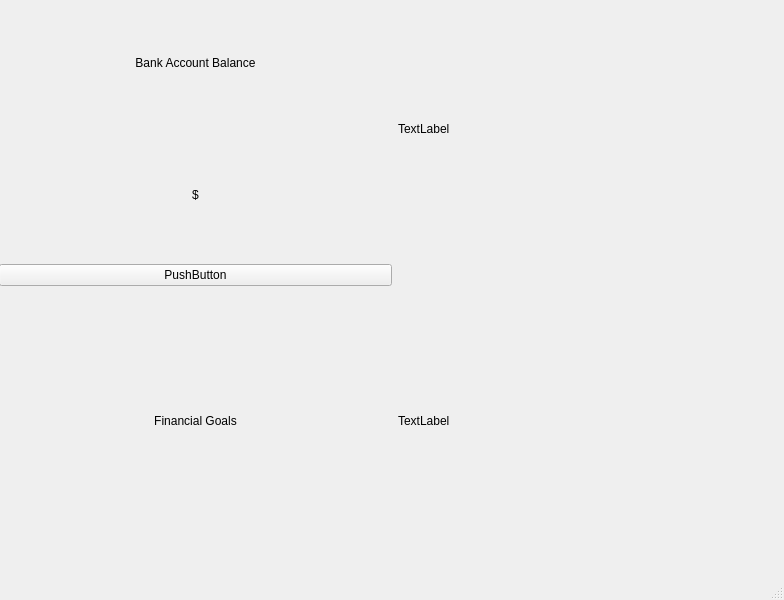
<?xml version="1.0" encoding="UTF-8"?>
<ui version="4.0">
 <class>MainWindow</class>
 <widget class="QMainWindow" name="MainWindow">
  <property name="geometry">
   <rect>
    <x>0</x>
    <y>0</y>
    <width>784</width>
    <height>600</height>
   </rect>
  </property>
  <property name="windowTitle">
   <string>MainWindow</string>
  </property>
  <widget class="QWidget" name="centralwidget">
   <widget class="QWidget" name="gridLayoutWidget">
    <property name="geometry">
     <rect>
      <x>-1</x>
      <y>-1</y>
      <width>791</width>
      <height>551</height>
     </rect>
    </property>
    <layout class="QGridLayout" name="gridLayout">
     <item row="0" column="0">
      <layout class="QVBoxLayout" name="verticalLayout_4">
       <item>
        <widget class="QLabel" name="label">
         <property name="text">
          <string>Bank Account Balance</string>
         </property>
         <property name="alignment">
          <set>Qt::AlignmentFlag::AlignCenter</set>
         </property>
        </widget>
       </item>
       <item>
        <widget class="QLabel" name="label_3">
         <property name="text">
          <string>$</string>
         </property>
         <property name="alignment">
          <set>Qt::AlignmentFlag::AlignCenter</set>
         </property>
        </widget>
       </item>
      </layout>
     </item>
     <item row="0" column="2">
      <widget class="QLabel" name="label_2">
       <property name="text">
        <string>TextLabel</string>
       </property>
      </widget>
     </item>
     <item row="3" column="2">
      <widget class="QLabel" name="label_4">
       <property name="text">
        <string>TextLabel</string>
       </property>
      </widget>
     </item>
     <item row="3" column="0">
      <widget class="QLabel" name="label_5">
       <property name="text">
        <string>Financial Goals</string>
       </property>
       <property name="alignment">
        <set>Qt::AlignmentFlag::AlignCenter</set>
       </property>
      </widget>
     </item>
     <item row="2" column="0">
      <widget class="QPushButton" name="pushButton">
       <property name="text">
        <string>PushButton</string>
       </property>
      </widget>
     </item>
    </layout>
   </widget>
  </widget>
  <widget class="QMenuBar" name="menubar">
   <property name="geometry">
    <rect>
     <x>0</x>
     <y>0</y>
     <width>784</width>
     <height>22</height>
    </rect>
   </property>
  </widget>
  <widget class="QStatusBar" name="statusbar"/>
 </widget>
 <resources/>
 <connections/>
</ui>
